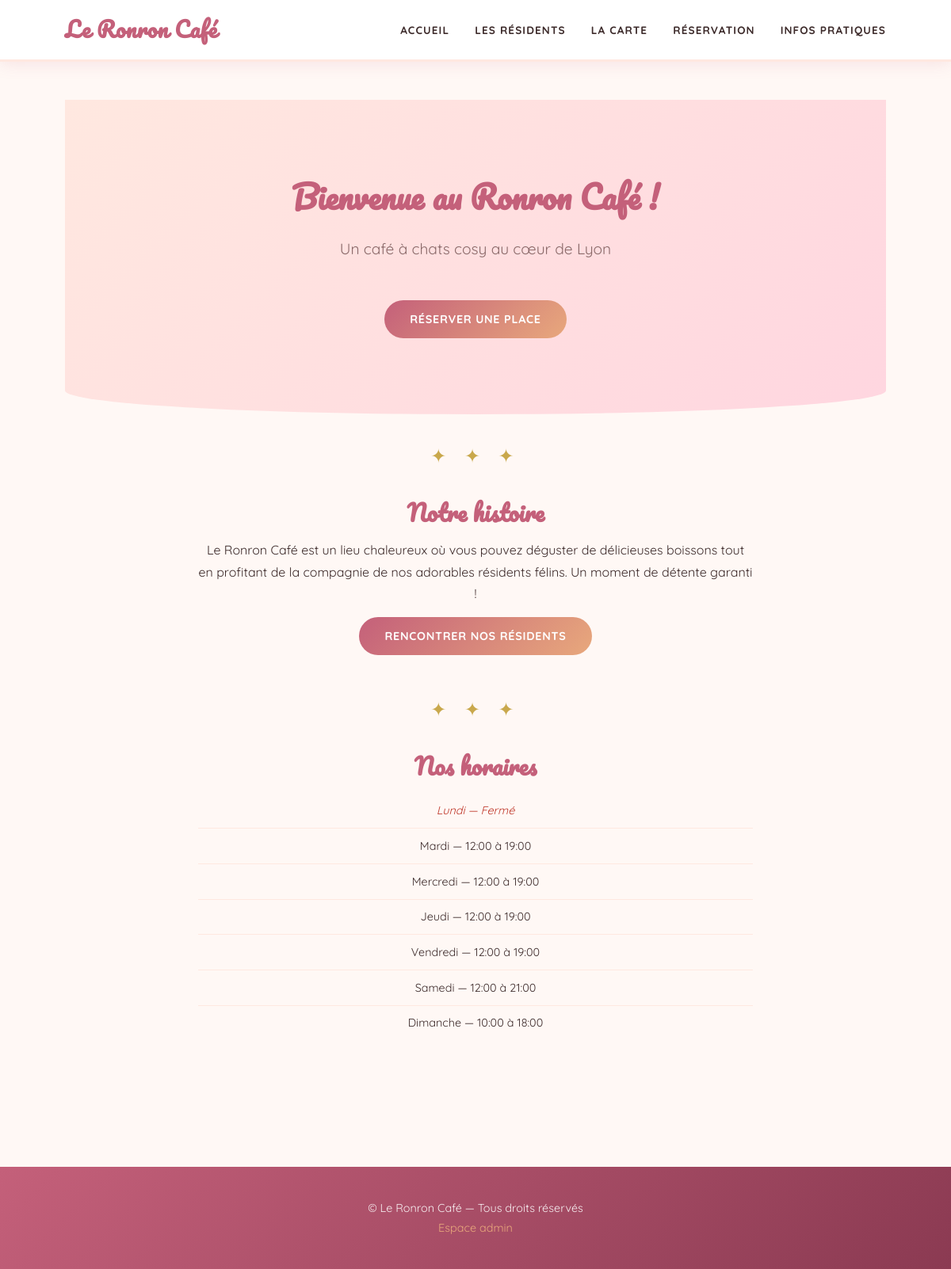
The page / on the database its author committed.
### tables this page shows
CREATE TABLE `Horaire` (
  `id_horaire` int(11) NOT NULL,
  `jour` enum('Lundi','Mardi','Mercredi','Jeudi','Vendredi','Samedi','Dimanche') NOT NULL,
  `heure_ouverture` time DEFAULT NULL,
  `heure_fermeture` time DEFAULT NULL,
  `est_ouvert` tinyint(1) DEFAULT '1'
);

### controllers/AccueilController.php (called while the page is built, shortened)
<?php
require_once 'models/Horaire.php';
class AccueilController {
    private Horaire $modelHoraire;
    public function __construct() {
        $this->modelHoraire = new Horaire();
    }
    public function index(): void {
        $horaires = $this->modelHoraire->getAll();
        include 'views/templates/header.php';
        include 'views/accueil/index.php';
        include 'views/templates/footer.php';
    }
}
?>

### config/database.php (called while the page is built, shortened)
<?php
function getConnexion(): PDO {
    static $pdo = null;
    if ($pdo === null) {
        $dsn = 'mysql:host=' . DB_HOST . ';dbname=' . DB_NAME . ';charset=' . DB_CHARSET;
        try {
            $pdo = new PDO($dsn, DB_USER, DB_PASS, [
                PDO::ATTR_ERRMODE => PDO::ERRMODE_EXCEPTION,
                PDO::ATTR_DEFAULT_FETCH_MODE => PDO::FETCH_ASSOC,
            ]);
        } catch (PDOException $e) {
            die('Erreur de connexion : ' . $e->getMessage());
        }
    }
    return $pdo;
}
?>

### models/Model.php (called while the page is built, shortened)
<?php
require_once 'config/database.php';
abstract class Model {
    public function __construct() {
        $this->pdo = getConnexion();
    }
}
?>

### models/Horaire.php (called while the page is built, shortened)
<?php
require_once 'models/Model.php';
class Horaire extends Model {
    public function getAll() {
        $requete = $this->pdo->prepare(
            "SELECT * FROM Horaire"
        );
        $requete->execute();
        return $requete->fetchAll();
    }
}
?>

### views/accueil/index.php (the view, shortened to what this page needs)
<section class="hero">
    <div class="hero-contenu">
        <h1>Bienvenue au Ronron Café !</h1>
        <p class="hero-sous-titre">Un café à chats cosy au cœur de Lyon</p>
        <a href="index.php?page=reservation" class="btn btn-principal" style="margin-top: 1rem; color: white;">
            Réserver une place
        </a>
    </div>
</section>
<div class="separateur">✦ ✦ ✦</div>
<section class="accueil-description">
    <h2>Notre histoire</h2>
    <p>
        Le Ronron Café est un lieu chaleureux où vous pouvez déguster
        de délicieuses boissons tout en profitant de la compagnie de
        nos adorables résidents félins. Un moment de détente garanti !
    </p>
    <a href="index.php?page=residents" class="btn btn-principal" style="margin-top: 1rem; color: white;">
        Rencontrer nos résidents
    </a>
</section>
<div class="separateur">✦ ✦ ✦</div>
<section class="accueil-horaires">
    <h2>Nos horaires</h2>
    <table>
        <tbody>
            <?php foreach ($horaires as $horaire) : ?>
                <tr>
                    <td>
                        <?php if ($horaire['est_ouvert']) : ?>
                            <?= htmlspecialchars($horaire['jour']) ?>
                            — <?= substr($horaire['heure_ouverture'], 0, 5) ?>
                            à <?= substr($horaire['heure_fermeture'], 0, 5) ?>
                        <?php else : ?>
                            <span class="ferme">
                                <?= htmlspecialchars($horaire['jour']) ?> — Fermé
                            </span>
                        <?php endif; ?>
                    </td>
                </tr>
            <?php endforeach; ?>
        </tbody>
    </table>
</section>

### public/css/style.css (style rules this page uses)
:root { --couleur-principale : #C4607A; --couleur-secondaire : #E8A87C; --couleur-accent : #C9A84C; --couleur-fond : #FFF8F5; --couleur-fond-clair : #FFE8E0; --couleur-texte : #3D2B2B; --couleur-texte-clair: #8B6A6A; --couleur-blanc : #FFFFFF; --couleur-erreur : #C0392B; --couleur-succes : #27AE60; --police-titre : 'Pacifico', cursive; --police-texte : 'Quicksand', sans-serif; --ombre : 0 4px 20px rgba(196, 96, 122, 0.1); --ombre-hover : 0 8px 30px rgba(196, 96, 122, 0.2); --border-radius : 16px; --transition : all 0.3s ease; }
*, *::before, *::after { box-sizing: border-box; margin: 0; padding: 0; }
body { font-family: var(--police-texte); background: var(--couleur-fond); color: var(--couleur-texte); font-size: 16px; line-height: 1.7; display: flex; flex-direction: column; min-height: 100vh; }
a { color: var(--couleur-principale); text-decoration: none; transition: var(--transition); }
h1, h2, h3 { font-family: var(--police-titre); color: var(--couleur-principale); line-height: 1.3; }
h1 { font-size: 2.5rem; margin-bottom: 1.5rem; }
h2 { font-size: 1.8rem; margin-bottom: 1rem; }
.separateur { text-align: center; margin: 2rem 0; color: var(--couleur-accent); font-size: 1.5rem; letter-spacing: 0.5rem; }
.btn { display: inline-block; padding: 0.75rem 2rem; border-radius: 50px; font-family: var(--police-texte); font-size: 0.9rem; font-weight: 700; letter-spacing: 0.05em; text-transform: uppercase; cursor: pointer; border: none; transition: var(--transition); }
.btn-principal { background: linear-gradient(135deg, var(--couleur-principale), var(--couleur-secondaire)); color: var(--couleur-blanc); }
table { width: 100%; border-collapse: collapse; font-size: 0.9rem; }
td { padding: 0.6rem 0.5rem; border-bottom: 1px solid var(--couleur-fond-clair); }
tr:last-child td { border-bottom: none; }
.ferme { color: var(--couleur-erreur); font-style: italic; }
.hero { background: linear-gradient(135deg, var(--couleur-fond-clair), #FFD6E0); text-align: center; padding: 6rem 2rem; border-radius: 0 0 50% 50% / 0 0 30px 30px; margin-bottom: 2rem; }
.hero-contenu { max-width: 600px; margin: 0 auto; }
.hero-sous-titre { font-size: 1.2rem; color: var(--couleur-texte-clair); margin-bottom: 2rem; }
.accueil-description, .accueil-horaires { max-width: 700px; margin: 0 auto 3rem; text-align: center; }

### rows shown on the page
horaire: jour "Lundi"
horaire: jour "Mardi", heure_ouverture "12:00", heure_fermeture "19:00"
horaire: jour "Mercredi", heure_ouverture "12:00", heure_fermeture "19:00"
horaire: jour "Jeudi", heure_ouverture "12:00", heure_fermeture "19:00"
horaire: jour "Vendredi", heure_ouverture "12:00", heure_fermeture "19:00"
horaire: jour "Samedi", heure_ouverture "12:00", heure_fermeture "21:00"
horaire: jour "Dimanche", heure_ouverture "10:00", heure_fermeture "18:00"
